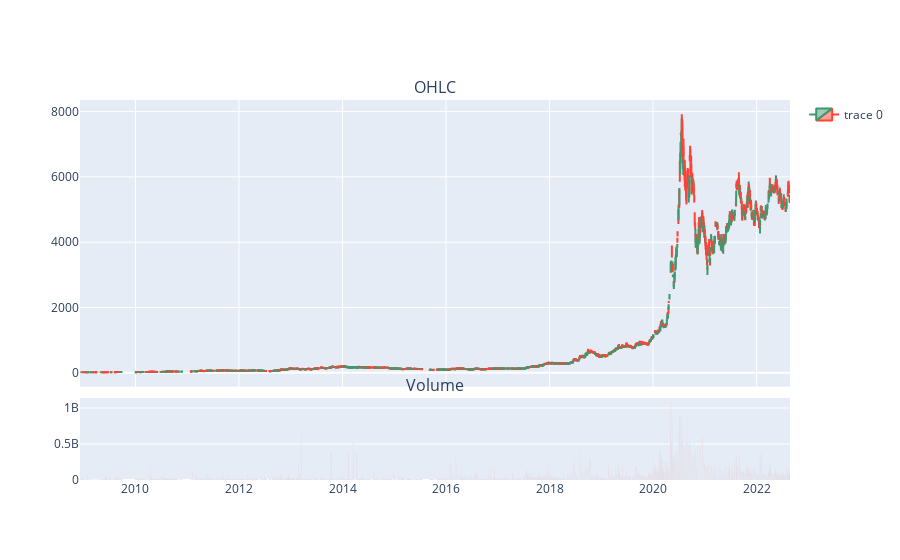

The notebook cell saved with this chart:
### Code cell
fig = make_subplots(
    rows = 2, 
    cols = 1, 
    shared_xaxes = True, 
    vertical_spacing = 0.03, 
    subplot_titles = ('OHLC', 'Volume'), 
    row_width = [0.2, 0.7]
)

fig.add_trace(
    go.Candlestick(
        x = foladHist['date'],
        open = foladHist['open'],
        high = foladHist['high'],
        low = foladHist['low'],
        close = foladHist['adjClose']
    ),
    row = 1, col = 1
)

fig.add_trace(
    go.Bar(
        x = foladHist['date'],
        y = foladHist['volume'], 
        showlegend = False
        ),
        row = 2, col = 1
)
fig.update(layout_xaxis_rangeslider_visible = False)
fig.show()

### Figure 1 — Plotly figure (JSON) as saved in the notebook; plotly's stock layout.template omitted (floating-point values rounded to 4 significant figures; data arrays with more than 128 entries replaced by an {"elided": "..."} marker saying what was removed)
{"data": [{"close": {"elided": "3007 int values"}, "high": {"elided": "3007 int values"}, "low": {"elided": "3007 int values"}, "open": {"elided": "3007 int values"}, "type": "candlestick", "x": {"elided": "3007 str values"}, "xaxis": "x", "yaxis": "y"}, {"showlegend": false, "type": "bar", "x": {"elided": "3007 str values"}, "xaxis": "x2", "y": {"elided": "3007 int values"}, "yaxis": "y2"}], "layout": {"annotations": [{"font": {"size": 16}, "showarrow": false, "text": "OHLC", "x": 0.5, "xanchor": "center", "xref": "paper", "y": 1, "yanchor": "bottom", "yref": "paper"}, {"font": {"size": 16}, "showarrow": false, "text": "Volume", "x": 0.5, "xanchor": "center", "xref": "paper", "y": 0.2156, "yanchor": "bottom", "yref": "paper"}], "xaxis": {"anchor": "y", "domain": [0, 1], "matches": "x2", "rangeslider": {"visible": false}, "showticklabels": false}, "xaxis2": {"anchor": "y2", "domain": [0, 1]}, "yaxis": {"anchor": "x", "domain": [0.2456, 1]}, "yaxis2": {"anchor": "x2", "domain": [0, 0.2156]}}}
